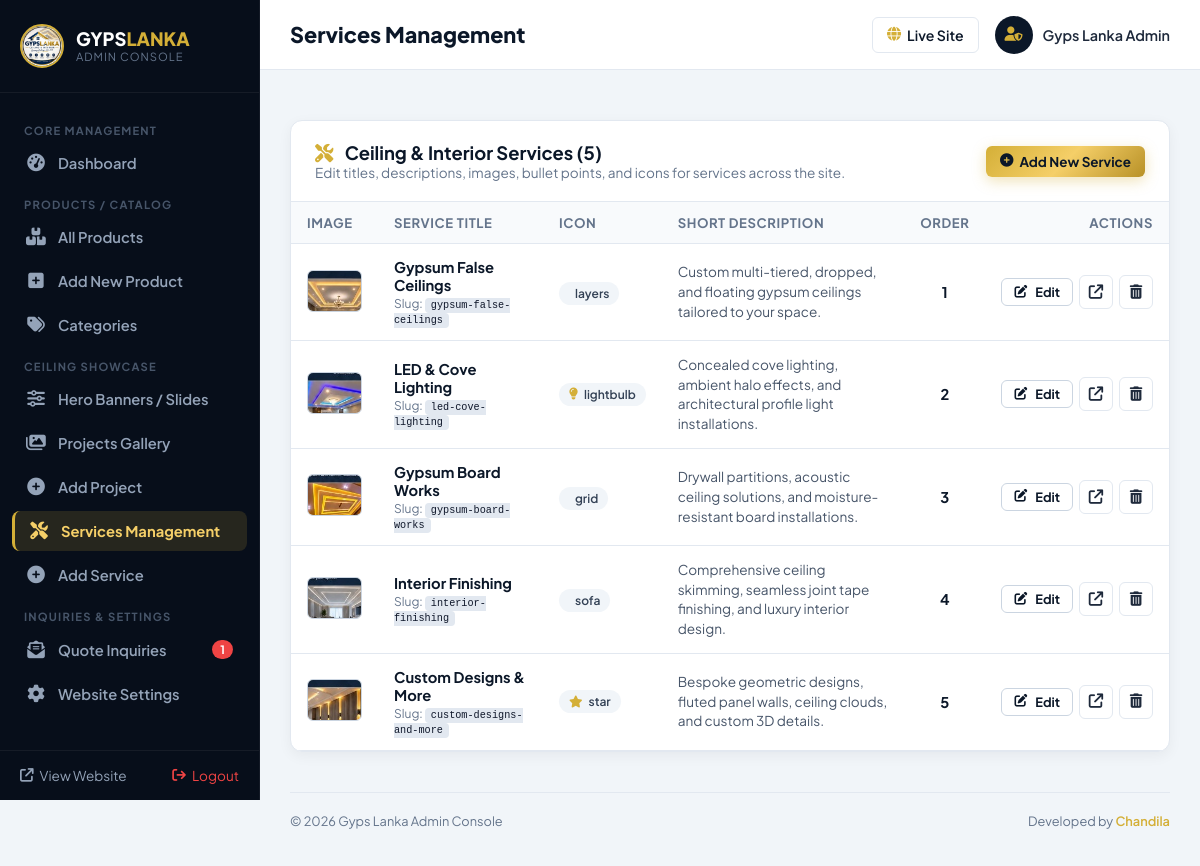
Screenshot of /admin/services.php (signed in) with the database file from the repository.
### tables this page shows
CREATE TABLE IF NOT EXISTS `services` (
  `id` int(11) NOT NULL AUTO_INCREMENT,
  `title` varchar(100) NOT NULL,
  `slug` varchar(100) NOT NULL UNIQUE,
  `short_desc` text DEFAULT NULL,
  `full_desc` longtext DEFAULT NULL,
  `features` text DEFAULT NULL,
  `icon_svg` text DEFAULT NULL,
  `image` varchar(255) DEFAULT NULL,
  `display_order` int(11) DEFAULT 0,
  `created_at` timestamp NOT NULL DEFAULT CURRENT_TIMESTAMP,
  PRIMARY KEY (`id`)
);

### admin/services.php (the view, shortened to what this page needs)
<?php
require_once __DIR__ . '/includes/admin_header.php';
$services = [];
if ($db) {
    try {
        $stmt = $db->query("SELECT * FROM services ORDER BY display_order ASC");
        $services = $stmt->fetchAll();
    } catch (PDOException $e) {
        error_log("Services list error: " . $e->getMessage());
    }
}
?>
<div class="admin-card">
    <div class="card-header">
        <div>
            <h3><i class="fa-solid fa-screwdriver-wrench" style="color:var(--adm-gold); margin-right:8px;"></i> Ceiling &amp; Interior Services (<?= count($services) ?>)</h3>
            <p style="font-size:0.85rem; color:var(--adm-muted); margin:0;">Edit titles, descriptions, images, bullet points, and icons for services across the site.</p>
        </div>
        <a href="service_add.php" class="btn btn-gold btn-sm" style="border-radius:6px; display:inline-flex; align-items:center; gap:6px;">
            <i class="fa-solid fa-circle-plus"></i> Add New Service
        </a>
    </div>
    <div class="card-body" style="padding:0;">
        <div class="data-table-responsive">
            <table class="data-table">
                <thead>
                    <tr>
                        <th style="width:70px;">Image</th>
                        <th>Service Title</th>
                        <th style="width:110px;">Icon</th>
                        <th>Short Description</th>
                        <th style="width:70px; text-align:center;">Order</th>
                        <th style="width:160px; text-align:right;">Actions</th>
                    </tr>
                </thead>
                <tbody>
                    <?php if (!empty($services)): ?>
                        <?php foreach ($services as $srv): ?>
                        <tr>
                            <td>
                                <a href="service_edit.php?id=<?= $srv['id'] ?>">
                                    <img src="../<?= htmlspecialchars($srv['image'] ?: 'assets/images/service-1.jpg') ?>" class="table-thumb" alt="" style="width:55px; height:42px; object-fit:cover; border-radius:6px; border:1px solid #cbd5e1;">
                                </a>
                            </td>
                            <td>
                                <a href="service_edit.php?id=<?= $srv['id'] ?>" style="font-weight:700; color:var(--adm-navy); text-decoration:none;">
                                    <?= htmlspecialchars($srv['title']) ?>
                                </a>
                                <div style="font-size:0.75rem; color:#64748b; margin-top:2px;">
                                    Slug: <code><?= htmlspecialchars($srv['slug']) ?></code>
                                </div>
                            </td>
                            <td>
                                <span style="display:inline-flex; align-items:center; gap:6px; background:#f1f5f9; padding:4px 10px; border-radius:20px; font-size:0.75rem; font-weight:600; color:#334155;">
                                    <i class="fa-solid fa-<?= htmlspecialchars($srv['icon_svg'] ?: 'layer-group') ?>" style="color:var(--adm-gold);"></i>
                                    <?= htmlspecialchars($srv['icon_svg'] ?: 'layers') ?>
                                </span>
                            </td>
                            <td style="color:#475569; max-width:320px; font-size:0.85rem; line-height:1.45;">
                                <?= htmlspecialchars($srv['short_desc'] ?? '') ?>
                            </td>
                            <td style="text-align:center; font-weight:700; color:var(--adm-navy);">
                                <?= (int)$srv['display_order'] ?>
                            </td>
                            <td style="text-align:right;">
                                <div style="display:inline-flex; align-items:center; gap:6px;">
                                    <a href="service_edit.php?id=<?= $srv['id'] ?>" class="btn btn-outline-gold btn-sm" style="color:var(--adm-navy); border-color:#cbd5e1; background:#fff; padding:5px 12px; font-size:0.8rem; border-radius:6px; text-decoration:none;" title="Edit Service">
                                        <i class="fa-solid fa-pen-to-square"></i> Edit
                                    </a>
                                    <a href="../services.php#<?= htmlspecialchars($srv['slug']) ?>" target="_blank" class="btn-icon" title="View on site" style="display:inline-flex;">
                                        <i class="fa-solid fa-arrow-up-right-from-square"></i>
                                    </a>
                                    <a href="service_delete.php?id=<?= $srv['id'] ?>" onclick="return confirm('Are you sure you want to delete \'<?= htmlspecialchars(addslashes($srv['title'])) ?>\'?');" class="btn-icon danger" title="Delete Service" style="display:inline-flex;">
                                        <i class="fa-solid fa-trash-can"></i>
                                    </a>
                                </div>
                            </td>
                        </tr>
                        <?php endforeach; ?>
                    <?php endif; ?>
                </tbody>
            </table>
        </div>
    </div>
</div>
<?php require_once __DIR__ . '/includes/admin_footer.php'; ?>

### assets/css/admin.css (style rules this page uses)
:root { --adm-navy: #0b1728; --adm-sidebar: #070e1a; --adm-gold: #d4af37; --adm-gold-light: #f5cf68; --adm-bg: #f1f5f9; --adm-card: #ffffff; --adm-text: #1e293b; --adm-muted: #64748b; --adm-border: #e2e8f0; --adm-success: #10b981; --adm-danger: #ef4444; --adm-warning: #f59e0b; --adm-info: #3b82f6; --adm-radius: 12px; --adm-shadow: 0 4px 14px rgba(0, 0, 0, 0.05); }
*, *::before, *::after { box-sizing: border-box; margin: 0; padding: 0; }
body { font-family: 'Plus Jakarta Sans', sans-serif; background-color: var(--adm-bg); color: var(--adm-text); min-height: 100vh; display: flex; }
a { color: inherit; text-decoration: none; }
.admin-card { background: #fff; border-radius: var(--adm-radius); box-shadow: var(--adm-shadow); border: 1px solid var(--adm-border); margin-bottom: 30px; overflow: hidden; }
.card-header { padding: 20px 24px; border-bottom: 1px solid var(--adm-border); display: flex; align-items: center; justify-content: space-between; }
.card-header h3 { font-size: 1.15rem; font-weight: 700; color: var(--adm-navy); }
.card-body { padding: 24px; }
.data-table-responsive { overflow-x: auto; }
.data-table { width: 100%; border-collapse: collapse; text-align: left; }
.data-table th { background: #f8fafc; padding: 12px 16px; font-size: 0.82rem; text-transform: uppercase; letter-spacing: 0.6px; color: var(--adm-muted); font-weight: 700; border-bottom: 1px solid var(--adm-border); }
.data-table td { padding: 14px 16px; border-bottom: 1px solid var(--adm-border); font-size: 0.92rem; vertical-align: middle; }
.table-thumb { width: 50px; height: 50px; border-radius: 8px; object-fit: cover; border: 1px solid var(--adm-border); }
.btn { display: inline-flex; align-items: center; justify-content: center; gap: 8px; padding: 10px 20px; border-radius: 8px; font-size: 0.92rem; font-weight: 700; cursor: pointer; transition: all 0.2s ease; border: none; text-decoration: none; white-space: nowrap; }
.btn-gold { background: linear-gradient(135deg, #d4af37 0%, #f5cf68 50%, #b89127 100%); color: #0b1728 !important; box-shadow: 0 4px 14px rgba(212, 175, 55, 0.35); }
.btn-outline-gold { background: #ffffff; color: var(--adm-navy) !important; border: 1px solid var(--adm-border); }
.btn-sm { padding: 7px 14px; font-size: 0.84rem; }
.btn-icon { width: 34px; height: 34px; border-radius: 6px; display: flex; align-items: center; justify-content: center; border: 1px solid var(--adm-border); background: #fff; cursor: pointer; font-size: 0.9rem; transition: all 0.2s ease; }
code { background: #e2e8f0; color: #0f172a; padding: 2px 6px; border-radius: 4px; font-size: 0.85em; font-family: Consolas, Monaco, monospace; }

### rows the page displays
services: image (picture), title "Gypsum False Ceilings", slug "gypsum-false-ceilings", icon_svg "layers", short_desc "Custom multi-tiered, dropped, and floating gypsum ceilings tailored to your space.", display_order "1"
services: image (picture), title "LED & Cove Lighting", slug "led-cove-lighting", icon_svg "lightbulb", short_desc "Concealed cove lighting, ambient halo effects, and architectural profile light installations.", display_order "2"
services: image (picture), title "Gypsum Board Works", slug "gypsum-board-works", icon_svg "grid", short_desc "Drywall partitions, acoustic ceiling solutions, and moisture-resistant board installations.", display_order "3"
services: image (picture), title "Interior Finishing", slug "interior-finishing", icon_svg "sofa", short_desc "Comprehensive ceiling skimming, seamless joint tape finishing, and luxury interior design.", display_order "4"
services: image (picture), title "Custom Designs & More", slug "custom-designs-and-more", icon_svg "star", short_desc "Bespoke geometric designs, fluted panel walls, ceiling clouds, and custom 3D details.", display_order "5"

### other values shown
$newInquiriesCount "1"
$pageTitle "Services Management"
$adminUser "Gyps Lanka Admin"
count($services) "5"
